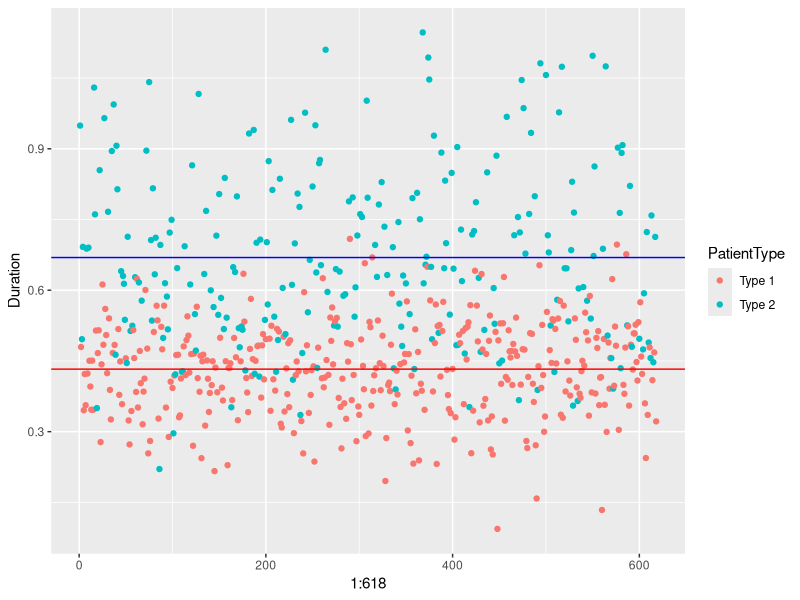
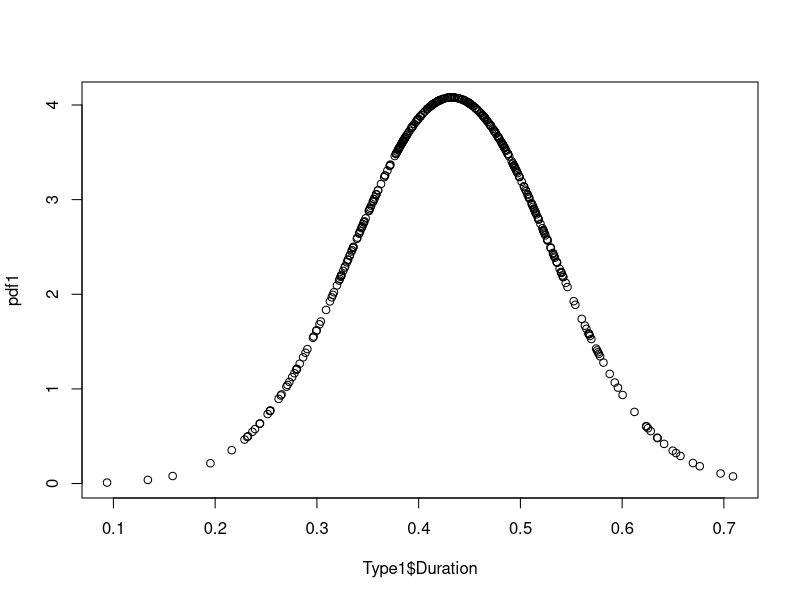
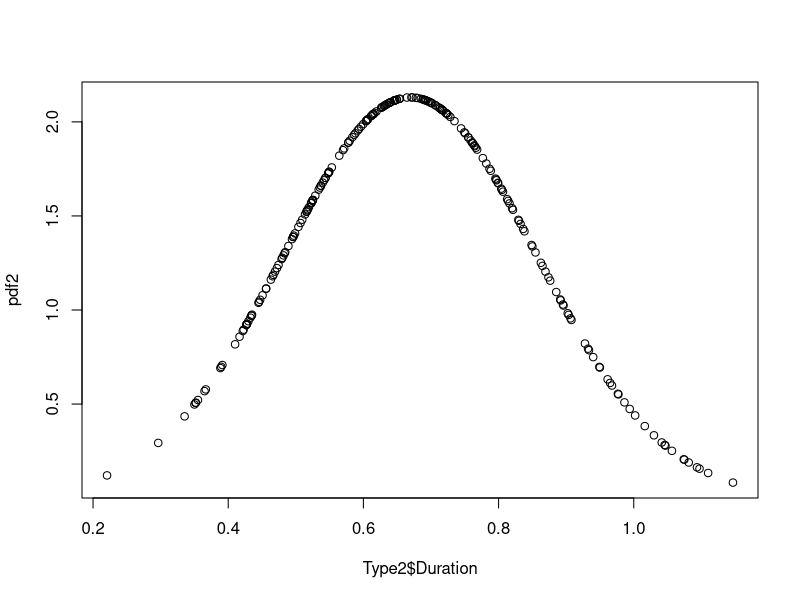
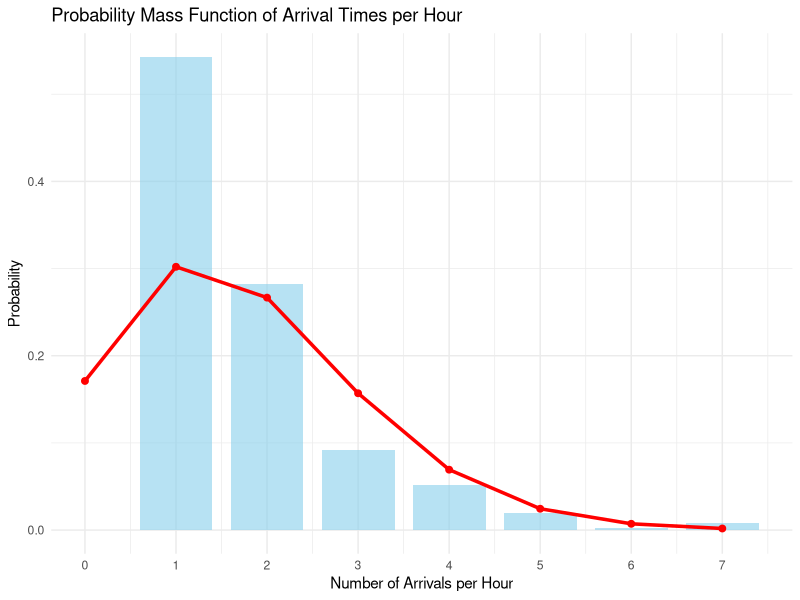
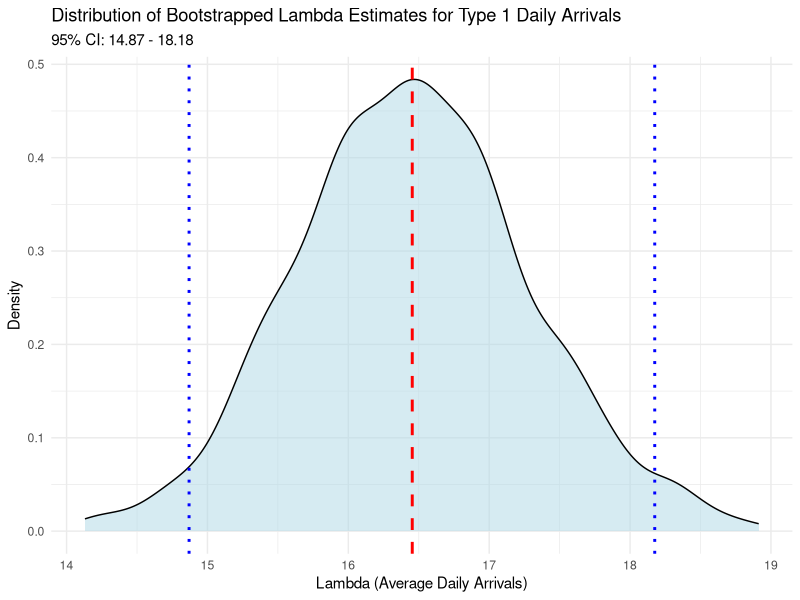

The R source for these figures, in order:

library(ggplot2)
library(lubridate)
library(tidyverse)
library(zoo)

#Datasets
ScanRecords <- read.csv("ScanRecords.csv")
ScanRecords$Date <- as.Date(ScanRecords$Date)
Type1 <- dplyr::filter(ScanRecords, PatientType=="Type 1") #Ik moest dplyr:: toevoegen want hij had een conflict met een ander package
Type2 <- dplyr::filter(ScanRecords, PatientType=="Type 2") #Ik moest dplyr:: toevoegen want hij had een conflict met een ander package

#Duration Scatterplot 
ggplot(ScanRecords, aes(x=1:618, y=Duration, color = PatientType))+
  geom_point() +
  geom_hline(yintercept = mean(Type1$Duration), color = "red") +
  geom_hline(yintercept = mean(Type2$Duration), color = "blue")

#Duration Normal Distribution PDF plot
pdf1 <- dnorm(Type1$Duration, mean=mean(Type1$Duration), sd = sd(Type1$Duration))
plot(Type1$Duration, pdf1)
pdf2 <- dnorm(Type2$Duration, mean=mean(Type2$Duration), sd = sd(Type2$Duration))
plot(Type2$Duration, pdf2)

#Arrival time/Poisson Process 
# For now this only gives the PMF and lambda for both patienttypes together, we
# should still use bootstrap to estimate the lambda and do it also per patientype. 

# Step 1: Create a timestamp by combining Date and Time, then round to hourly intervals
ScanRecords <- ScanRecords %>%
  mutate(timestamp = as.POSIXct(Date) + dhours(Time),   # Combine Date and Time
         hour = floor_date(timestamp, "hour"))          # Round to hourly intervals

# Step 2: Count the number of arrivals per hour per day
hourly_counts <- ScanRecords %>%
  group_by(Date, PatientType, hour) %>%
  summarise(count = n()) %>%
  ungroup()

# Step 3: Calculate the mean arrival rate (lambda) per hour
lambda <- mean(hourly_counts$count)

# Step 4: Create the observed PMF by calculating the frequency of each count value
observed_pmf <- hourly_counts %>%
  count(count) %>%
  mutate(prob = n / sum(n))

# Step 5: Generate the theoretical Poisson PMF based on the mean arrival rate
# Generate the counts we observed (unique arrival values)
max_count <- max(hourly_counts$count)
theoretical_pmf <- data.frame(
  count = 0:max_count,
  prob = dpois(0:max_count, lambda)
)

# Step 6: Plot the observed PMF and overlay the theoretical Poisson PMF
ggplot() +
  geom_bar(data = observed_pmf, aes(x = count, y = prob), stat = "identity", fill = "skyblue", alpha = 0.6, width = 0.8) +
  geom_line(data = theoretical_pmf, aes(x = count, y = prob), color = "red", size = 1.2) +
  geom_point(data = theoretical_pmf, aes(x = count, y = prob), color = "red", size = 2) +
  labs(x = "Number of Arrivals per Hour", y = "Probability", title = "Probability Mass Function of Arrival Times per Hour") +
  theme_minimal() +
  theme(legend.position = "top") +
  scale_x_continuous(breaks = 0:max_count)


# ARRIVAL TIMES TYPE 1 patient
# Count daily arrivals for Type 1
daily_arrivals_type1 <- Type1 %>%
  group_by(Date) %>%
  summarise(daily_count = n())

# Calculate mean arrival rate (lambda) for Poisson distribution
lambda_type1 <- mean(daily_arrivals_type1$daily_count)

# Parametric Bootstrap to estimate uncertainty for lambda
bootstrap_lambda <- replicate(1000, {
  sample_counts <- rpois(n = nrow(daily_arrivals_type1), lambda = lambda_type1)
  mean(sample_counts)
})

# Create a data frame for the bootstrapped lambdas
bootstrap_lambda_df <- data.frame(lambda = bootstrap_lambda)

# Calculate the mean of the bootstrap lambdas
mean_lambda <- mean(bootstrap_lambda)

# Calculate 95% confidence interval for bootstrap lambda values
lambda_ci <- quantile(bootstrap_lambda_df$lambda, probs = c(0.025, 0.975))

# Plot the distribution of bootstrap lambda values with mean and confidence interval lines
ggplot(bootstrap_lambda_df, aes(x = lambda)) +
  geom_density(fill = "lightblue", alpha = 0.5) +             # Density plot of bootstrap lambdas
  geom_vline(xintercept = mean_lambda, color = "red",         # Line at mean lambda
             linetype = "dashed", size = 1) +
  geom_vline(xintercept = lambda_ci[1], color = "blue",       # Lower bound of CI
             linetype = "dotted", size = 1) +
  geom_vline(xintercept = lambda_ci[2], color = "blue",       # Upper bound of CI
             linetype = "dotted", size = 1) +
  labs(title = "Distribution of Bootstrapped Lambda Estimates for Type 1 Daily Arrivals",
       subtitle = paste("95% CI:", round(lambda_ci[1], 2), "-", round(lambda_ci[2], 2)),
       x = "Lambda (Average Daily Arrivals)", y = "Density") +
  theme_minimal()

#dit is testtestest
#dfsdklfjsd
#soifjakodfsja
#ftyhhgfngfhb
